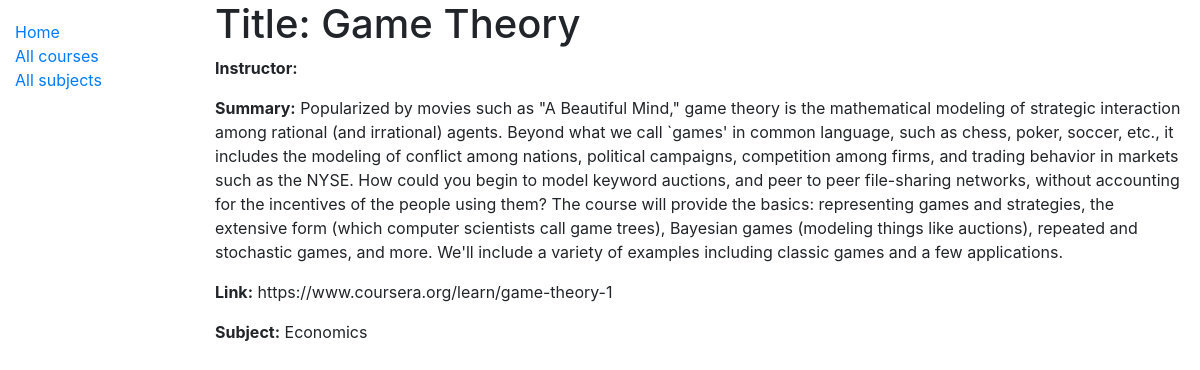
The app's page /mainpage/course/2570bbd1-bf08-420d-9779-f75df226af28 with its own data.
### mainpage/models.py (models this page shows, shortened)
class Course(models.Model):
    title = models.CharField(max_length=200)
    instructor = models.ForeignKey('Instructor', on_delete=models.SET_NULL, null=True)
    summary = models.TextField(max_length=1000, help_text='Enter a brief description of the course')
    link = models.CharField('Link', max_length=200, unique=True, help_text='Link to the online course')
    subject = models.ManyToManyField(Subject, help_text='Select a subject for this course')
    id = models.UUIDField(primary_key=True, default=uuid.uuid4, help_text='Unique ID for this course')

class Subject(models.Model):
    name = models.CharField(max_length=200, help_text='Enter a subject area (e.g. Computer Science)')
    def __str__(self):
        return self.name

### mainpage/views.py (the view, shortened to what this page needs)
# urls.py: path('course/<uuid:pk>', views.CourseDetailView.as_view(), name='course-detail'),
class CourseDetailView(generic.DetailView):
    model = Course

### mainpage/templates/mainpage/course_detail.html (shortened to what this page needs)
{% extends "base_generic.html" %}
{% block content %}
  <h1>Title: {{ course.title }}</h1>
  <p><strong>Instructor:</strong> <a href="">{{ course.instructor.all|join:", " }}</a></p>
  <p><strong>Summary:</strong> {{ course.summary }}</p>
  <p><strong>Link:</strong> {{ course.link }}</p>
  <p><strong>Subject:</strong> {{ course.subject.all|join:", " }}</p>
{% endblock %}

### records on screen
Course: title "Game Theory", summary "Popularized by movies such as \"A Beautiful Mind,\" game theory is the mathematical modeling of strategic interaction among rational (and irrational) agents. Beyond what we call `games' in common language, such as chess, poker, soccer, etc., it includes the modeling of conflict among nations, political campaigns, competition among firms, and trading behavior in markets such as the NYSE. How could you begin to model keyword auctions, and peer to peer file-sharing networks, without accounting for the incentives of the people using them? The course will provide the basics: representing games and strategies, the extensive form (which computer scientists call game trees), Bayesian games (modeling…", link "https://www.coursera.org/learn/game-theory-1", subject.all "Economics"
